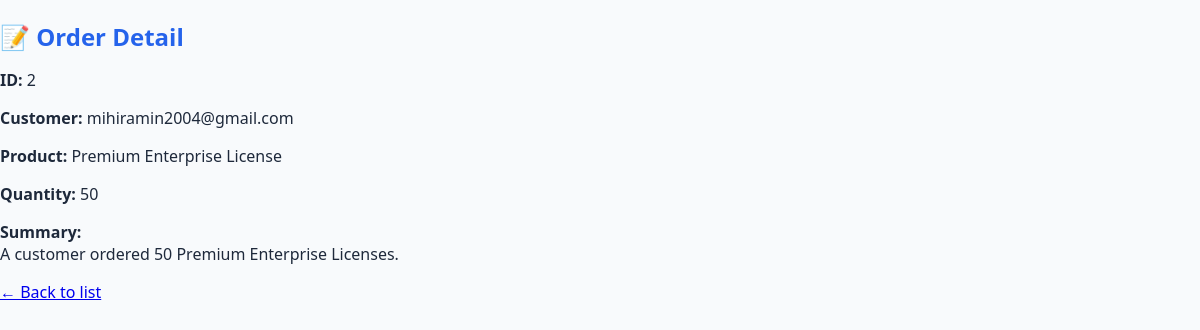
/orders/2, run on the app's committed database.
### app/models.py (models this page shows)
class Order(Base):
    __tablename__ = "orders"
    id = Column(Integer, primary_key=True, index=True)
    customer = Column(String)
    product = Column(String)
    quantity = Column(Integer)
    summary = Column(Text, nullable=True)
    created_at = Column(DateTime, default=datetime.utcnow)
    key = Column(String, unique=True)
    total_value = Column(Float, nullable=True)
    order_items = Column(JSON, nullable=True)  # <-- add this line if you want
    tags = Column(JSON, nullable=True)         # <-- add this line if you want

### app/main.py (the view)
@app.get("/orders/{order_id}")
def order_detail(order_id: int, request: Request, db=Depends(get_db)):
    order = db.query(Order).filter(Order.id == order_id).first()
    return templates.TemplateResponse("order_detail.html", {"request": request, "order": order})

### templates/order_detail.html
<!DOCTYPE html>
<html>
<head><title>Order #{{ order.id }}</title>
<link rel="stylesheet" href="/static/styles.css">
</head>
<body>
  <h2>📝 Order Detail</h2>
  <p><strong>ID:</strong> {{ order.id }}</p>
  <p><strong>Customer:</strong> {{ order.customer }}</p>
  <p><strong>Product:</strong> {{ order.product }}</p>
  <p><strong>Quantity:</strong> {{ order.quantity }}</p>
  <p><strong>Summary:</strong><br>{{ order.summary }}</p>
  <a href="/orders">← Back to list</a>
</body>
</html>

### static/styles.css (style rules this page uses)
body { background: #f8fafc; color: #1e293b; font-family: 'Segoe UI', 'Roboto', Arial, sans-serif; margin: 0; padding: 0; }
h1, h2, h3 { color: #2563eb; margin-bottom: 0.5rem; }

### data on the page
Order: id "2", customer "mihiramin2004@gmail.com", product "Premium Enterprise License", quantity "50", summary "A customer ordered 50 Premium Enterprise Licenses."
